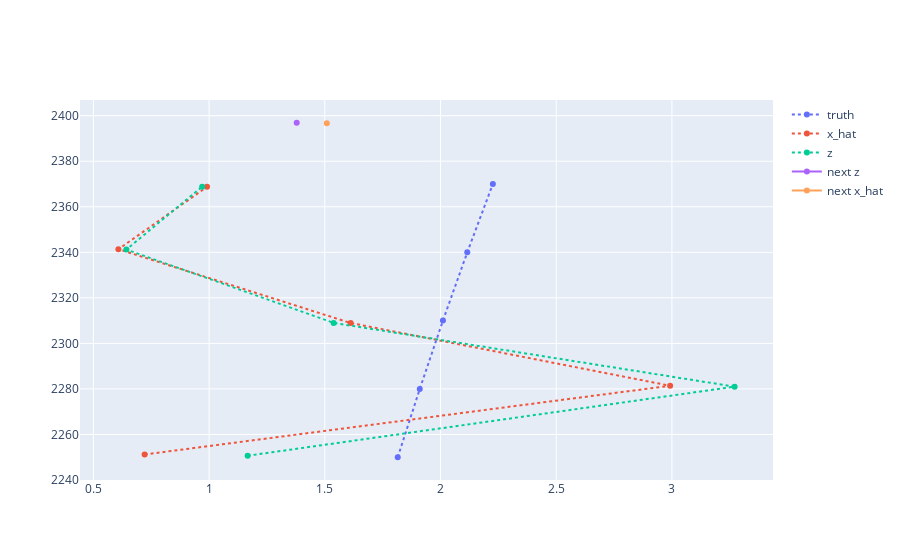
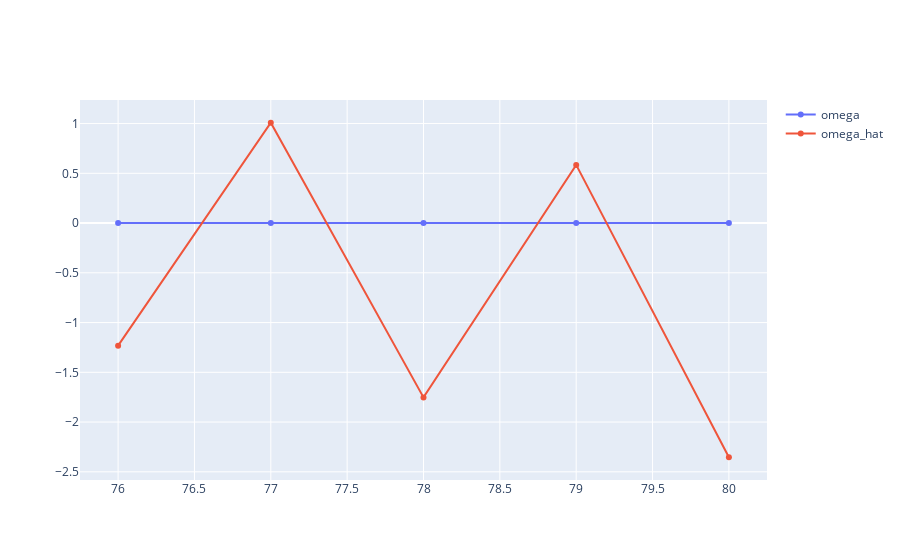

Notebook cell for these charts, in order:
### Code cell
d.one_step()

### Figure 1 — Plotly figure (JSON) as saved in the notebook; plotly's stock layout.template omitted (floating-point values rounded to 4 significant figures)
{"data": [{"line": {"dash": "dot"}, "name": "truth", "type": "scatter", "x": [1.815, 1.91, 2.011, 2.116, 2.226], "y": [2250.0, 2280.0, 2310.0, 2340.0, 2370.0]}, {"line": {"dash": "dot"}, "name": "x_hat", "type": "scatter", "x": [0.7215, 2.992, 1.612, 0.6082, 0.9911], "y": [2251.0, 2281.0, 2309.0, 2341.0, 2369.0]}, {"line": {"dash": "dot"}, "name": "z", "type": "scatter", "x": [1.167, 3.271, 1.538, 0.6426, 0.9702], "y": [2251.0, 2281.0, 2309.0, 2341.0, 2369.0]}, {"name": "next z", "type": "scatter", "x": [1.379], "y": [2397.0]}, {"name": "next x_hat", "type": "scatter", "x": [1.509], "y": [2397.0]}], "layout": {"autosize": true, "xaxis": {"autorange": true, "range": [0.4449, 3.434], "type": "linear"}, "yaxis": {"autorange": true, "range": [2238.0, 2409.0], "type": "linear"}}}

### Figure 2 — Plotly figure (JSON) as saved in the notebook; plotly's stock layout.template omitted (floating-point values rounded to 4 significant figures)
{"data": [{"name": "omega", "type": "scatter", "x": [76, 77, 78, 79, 80], "y": [0.0001588, 0.0001669, 0.0001754, 0.0001843, 0.0001937]}, {"name": "omega_hat", "type": "scatter", "x": [76, 77, 78, 79, 80], "y": [-1.232, 1.008, -1.752, 0.5845, -2.354]}], "layout": {"autosize": true, "xaxis": {"autorange": true, "range": [75.75, 80.25], "type": "linear"}, "yaxis": {"autorange": true, "range": [-2.631, 1.285], "type": "linear"}}}
